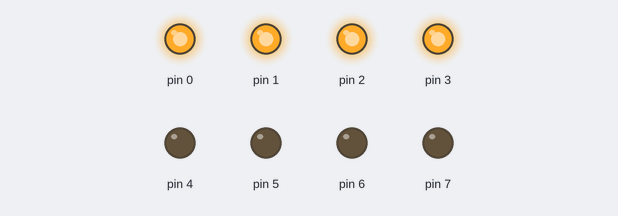
Simulated run of this sketch. Board: Arduino Uno, built with avr-gcc and run on an emulated ATmega328P. Shown: output pins drawn as LEDs (lit = HIGH).

Above: at 0.2 s.
At 20.9 s:
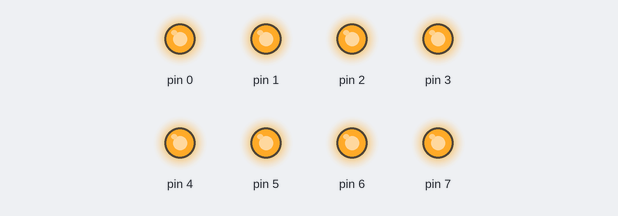
At 33.5 s:
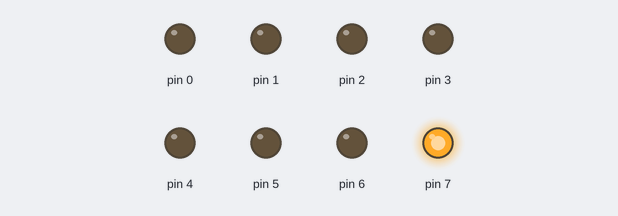
At 37.3 s:
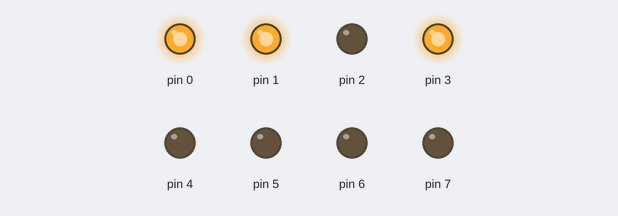
At 41.2 s:
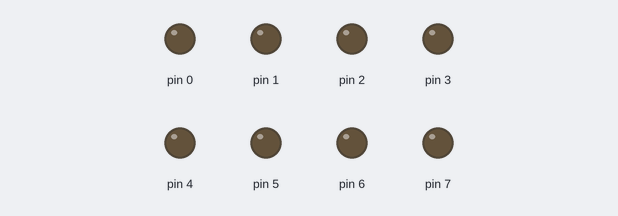
At 46.0 s:
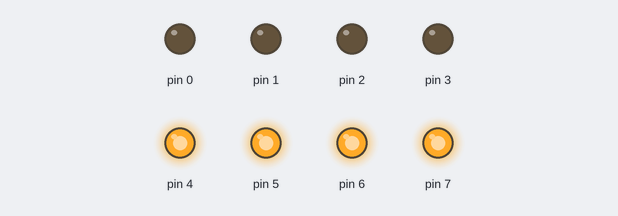
Timing chart, 0 to 54.3 s (numbered marks = the images above):
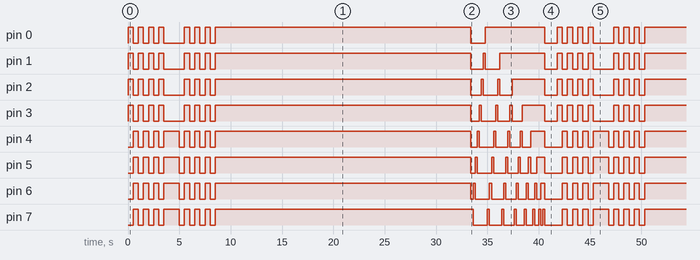

Measured:
- by itself, pin 2–7: moves between LOW and HIGH, repeating every 41.8 s
- by itself, pin 0: repeats every 41.8 s: 3 × (LOW 0.50 s, HIGH 0.50 s), LOW 2.0 s, 3 × (HIGH 0.50 s, LOW 0.50 s), HIGH 24.9 s, LOW 1.4 s, HIGH 5.8 s, LOW 1.2 s, HIGH 0.50 s
- by itself, pin 1: repeats every 41.8 s: 3 × (LOW 0.50 s, HIGH 0.50 s), LOW 2.0 s, 3 × (HIGH 0.50 s, LOW 0.50 s), HIGH 24.9 s, LOW 1.2 s, HIGH 0.20 s, LOW 1.4 s, HIGH 4.4 s, LOW 1.2 s, HIGH 0.50 s

The sketch:

8bit_LED_Display.ino
```cpp
#define LED_Pattern_0_size  2
#define LED_Pattern_1_size  2
#define LED_Pattern_2_size 14
#define LED_Pattern_3_size  2
#define LED_Pattern_4_size 37
#define LED_Pattern_5_size 37

uint8_t LED_Pattern_0[LED_Pattern_0_size] = {B00001111, B11110000};
uint8_t LED_Pattern_1[LED_Pattern_1_size] = {B00000000, B11111111};
uint8_t LED_Pattern_2[LED_Pattern_2_size] = {B00000001, B00000010, B00000100, B00001000, B00010000, B00100000, B01000000, B10000000};
uint8_t LED_Pattern_3[LED_Pattern_3_size] = {B01010101, B10101010};
uint8_t LED_Pattern_4[LED_Pattern_4_size] = {B10000000, B01000000, B00100000, B00010000, B00001000, B00000100, B00000010, B00000001,
                                             B10000001, B01000001, B00100001, B00010001, B00001001, B00000101, B00000011,
                                             B10000011, B01000011, B00100011, B00010011, B00001011, B00000111,
                                             B10000111, B01000111, B00100111, B00010111, B00001111,
                                             B10001111, B01001111, B00101111, B00011111,
                                             B10011111, B01011111, B00111111,
                                             B10111111, B01111111, B11111111};
uint8_t LED_Pattern_5[LED_Pattern_5_size] = {B11111111, B11111110,
                                             B11111101, B11111100,
                                             B11111010, B11111001, B11111000,
                                             B11110100, B11110010, B11110001, B11110000,
                                             B11101000, B11100100, B11100010, B11100001, B11100000,
                                             B11010000, B11001000, B11000100, B11000010, B11000001, B11000000,
                                             B10100000, B10010000, B10001000, B10000100, B10000010, B10000001, B10000000,
                                             B01000000, B00100000, B00010000, B00001000, B00000100, B00000010, B00000001, B00000000};

void setup() {
  DDRD = B11111111; //D0 - D7
}

void loop() {
  for(uint8_t i = 0; i < 4; i++){
    PORTD = LED_Pattern_0[0];
    delay(500);
    PORTD = LED_Pattern_0[1];
    delay(500);
  }
  delay(1000);
  for(uint8_t i = 0; i < 4; i++){
    PORTD = LED_Pattern_1[0];
    delay(500);
    PORTD = LED_Pattern_1[1];
    delay(500);
  }
  delay(1000);
  for(uint8_t i = 0; i < 8; i++){
    for(uint8_t o = 0; o < LED_Pattern_2_size; o++){
      LED_Pattern_2[o];
      delay(200);
    }
  }
  delay(1000);
  for(uint8_t i = 0; i < LED_Pattern_4_size; i++){
    PORTD = LED_Pattern_4[i];
    delay(200);
  }
  delay(1000);
}
```
